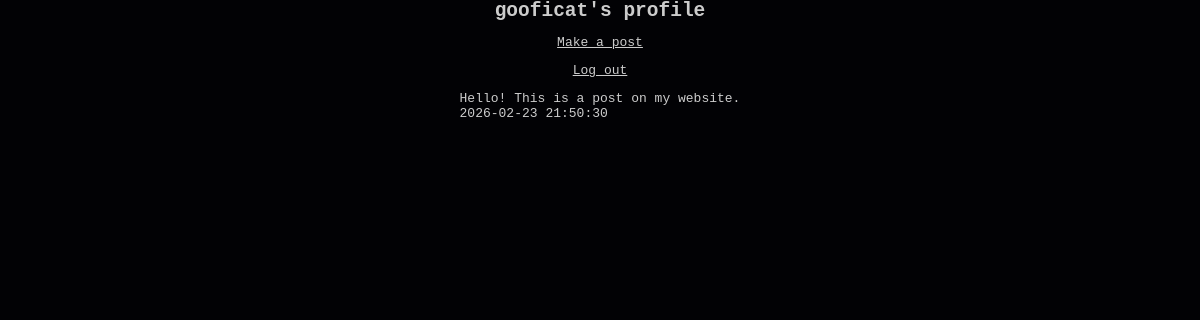
Before: /profile.php (signed in) with the older database file.
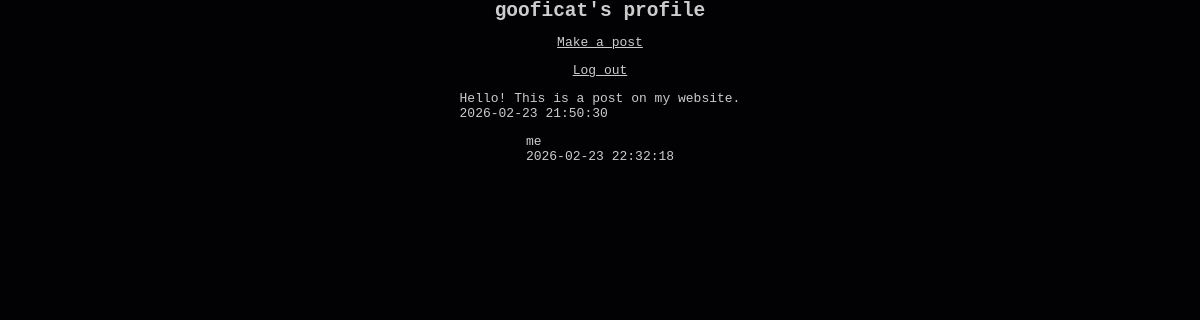
After: the same page with the newer database file.
### tables this page shows
CREATE TABLE posts (
    id INTEGER PRIMARY KEY AUTOINCREMENT,
    user_id INTEGER NOT NULL,
    content TEXT NOT NULL,
    created_at DATETIME DEFAULT CURRENT_TIMESTAMP
);

### profile.php (the view, shortened to what this page needs)
<!DOCTYPE html>
<?php
$db = new SQLite3("MessageBoard.db");
$url = $_SERVER["REQUEST_URI"];
$username = parse_url($url, PHP_URL_QUERY);
if (!isset($username)) {
    $username = $_COOKIE["USER_NAME"];
}
?>
<html>
	<head>
		<link rel="stylesheet" href="css/style.css">
	</head>
	<body>
	    <h2><?php echo $username; ?>'s profile</h2>
					<a href="post.php">Make a post</a>
		<a href="logout.php">Log out</a>
<?php
$fetch_user_id_query = $db->prepare("SELECT id FROM users WHERE username = ?");
$fetch_user_id_query->bindValue(1, $username);
$fetch_user_id = $fetch_user_id_query->execute();
$fetch_user_id_array = $fetch_user_id->fetchArray();
if (!$fetch_user_id_array) {
    echo "<h2>User not found</h2>";
    exit();
} else {
    $user_id = $fetch_user_id_array[0];
}
$fetch_posts_query = $db->prepare(
    "SELECT * FROM posts WHERE user_id = ? limit 10",
);
$fetch_posts_query->bindValue(1, $user_id);
$posts = $fetch_posts_query->execute();
while ($post = $posts->fetchArray()) {
    echo "<div class='post'>";
    echo "<p>" . $post["content"] . "</p>";
    echo "<p>" . $post["created_at"] . "</p>";
    echo "</div>";
}
?>
	</body>
</html>

### css/style.css (style rules this page uses)
* { margin: 0; padding: 0; box-sizing: border-box; color: #ccc; font-family: monospace; }
html, body { background-color: #020205; display: flex; align-items: center; flex-direction: column; gap: 1em; }

Changed rows visible on the page:
added posts: content "me", created_at "2026-02-23 22:32:18"
